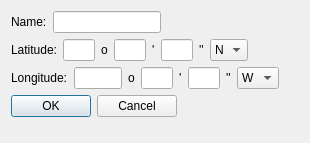
<?xml version="1.0" encoding="UTF-8"?>
<ui version="4.0">
 <class>LocationConfigDialog</class>
 <widget class="QDialog" name="LocationConfigDialog">
  <property name="geometry">
   <rect>
    <x>0</x>
    <y>0</y>
    <width>310</width>
    <height>143</height>
   </rect>
  </property>
  <property name="windowTitle">
   <string>Configure Location</string>
  </property>
  <layout class="QFormLayout" name="formLayout">
   <item row="0" column="0">
    <layout class="QHBoxLayout" name="horizontalLayout">
     <item>
      <widget class="QLabel" name="loc_label">
       <property name="text">
        <string>Name:</string>
       </property>
      </widget>
     </item>
     <item>
      <widget class="QLineEdit" name="loc_edit"/>
     </item>
    </layout>
   </item>
   <item row="1" column="0">
    <layout class="QHBoxLayout" name="horizontalLayout_2">
     <property name="sizeConstraint">
      <enum>QLayout::SetFixedSize</enum>
     </property>
     <item>
      <widget class="QLabel" name="lat_label">
       <property name="text">
        <string>Latitude:</string>
       </property>
      </widget>
     </item>
     <item>
      <widget class="QLineEdit" name="lat_deg_edit">
       <property name="sizePolicy">
        <sizepolicy hsizetype="Fixed" vsizetype="Fixed">
         <horstretch>0</horstretch>
         <verstretch>0</verstretch>
        </sizepolicy>
       </property>
       <property name="minimumSize">
        <size>
         <width>32</width>
         <height>0</height>
        </size>
       </property>
       <property name="maximumSize">
        <size>
         <width>32</width>
         <height>16777215</height>
        </size>
       </property>
       <property name="maxLength">
        <number>2</number>
       </property>
      </widget>
     </item>
     <item>
      <widget class="QLabel" name="lat_deg_label">
       <property name="text">
        <string>o</string>
       </property>
       <property name="textFormat">
        <enum>Qt::PlainText</enum>
       </property>
      </widget>
     </item>
     <item>
      <widget class="QLineEdit" name="lat_min_edit">
       <property name="sizePolicy">
        <sizepolicy hsizetype="Fixed" vsizetype="Fixed">
         <horstretch>0</horstretch>
         <verstretch>0</verstretch>
        </sizepolicy>
       </property>
       <property name="minimumSize">
        <size>
         <width>32</width>
         <height>0</height>
        </size>
       </property>
       <property name="maximumSize">
        <size>
         <width>32</width>
         <height>16777215</height>
        </size>
       </property>
       <property name="maxLength">
        <number>2</number>
       </property>
      </widget>
     </item>
     <item>
      <widget class="QLabel" name="lat_min_label">
       <property name="text">
        <string>'</string>
       </property>
      </widget>
     </item>
     <item>
      <widget class="QLineEdit" name="lat_sec_edit">
       <property name="sizePolicy">
        <sizepolicy hsizetype="Fixed" vsizetype="Fixed">
         <horstretch>0</horstretch>
         <verstretch>0</verstretch>
        </sizepolicy>
       </property>
       <property name="minimumSize">
        <size>
         <width>32</width>
         <height>0</height>
        </size>
       </property>
       <property name="maximumSize">
        <size>
         <width>32</width>
         <height>16777215</height>
        </size>
       </property>
       <property name="maxLength">
        <number>2</number>
       </property>
      </widget>
     </item>
     <item>
      <widget class="QLabel" name="lat_sec_label">
       <property name="text">
        <string>''</string>
       </property>
      </widget>
     </item>
     <item>
      <widget class="QComboBox" name="lat_dir_cb">
       <item>
        <property name="text">
         <string>N</string>
        </property>
       </item>
       <item>
        <property name="text">
         <string>S</string>
        </property>
       </item>
      </widget>
     </item>
    </layout>
   </item>
   <item row="2" column="0">
    <layout class="QHBoxLayout" name="horizontalLayout_3">
     <item>
      <widget class="QLabel" name="long_label">
       <property name="text">
        <string>Longitude:</string>
       </property>
      </widget>
     </item>
     <item>
      <widget class="QLineEdit" name="long_deg_edit">
       <property name="sizePolicy">
        <sizepolicy hsizetype="Fixed" vsizetype="Fixed">
         <horstretch>0</horstretch>
         <verstretch>0</verstretch>
        </sizepolicy>
       </property>
       <property name="minimumSize">
        <size>
         <width>48</width>
         <height>0</height>
        </size>
       </property>
       <property name="maximumSize">
        <size>
         <width>48</width>
         <height>16777215</height>
        </size>
       </property>
       <property name="maxLength">
        <number>3</number>
       </property>
      </widget>
     </item>
     <item>
      <widget class="QLabel" name="long_deg_label">
       <property name="text">
        <string>o</string>
       </property>
      </widget>
     </item>
     <item>
      <widget class="QLineEdit" name="long_min_edit">
       <property name="sizePolicy">
        <sizepolicy hsizetype="Fixed" vsizetype="Fixed">
         <horstretch>0</horstretch>
         <verstretch>0</verstretch>
        </sizepolicy>
       </property>
       <property name="minimumSize">
        <size>
         <width>32</width>
         <height>0</height>
        </size>
       </property>
       <property name="maximumSize">
        <size>
         <width>32</width>
         <height>16777215</height>
        </size>
       </property>
       <property name="maxLength">
        <number>2</number>
       </property>
      </widget>
     </item>
     <item>
      <widget class="QLabel" name="long_min_label">
       <property name="text">
        <string>'</string>
       </property>
      </widget>
     </item>
     <item>
      <widget class="QLineEdit" name="long_sec_edit">
       <property name="sizePolicy">
        <sizepolicy hsizetype="Fixed" vsizetype="Fixed">
         <horstretch>0</horstretch>
         <verstretch>0</verstretch>
        </sizepolicy>
       </property>
       <property name="minimumSize">
        <size>
         <width>32</width>
         <height>0</height>
        </size>
       </property>
       <property name="maximumSize">
        <size>
         <width>32</width>
         <height>16777215</height>
        </size>
       </property>
       <property name="maxLength">
        <number>2</number>
       </property>
      </widget>
     </item>
     <item>
      <widget class="QLabel" name="long_sec_label">
       <property name="text">
        <string>''</string>
       </property>
      </widget>
     </item>
     <item>
      <widget class="QComboBox" name="long_dir_cb">
       <item>
        <property name="text">
         <string>W</string>
        </property>
       </item>
       <item>
        <property name="text">
         <string>E</string>
        </property>
       </item>
      </widget>
     </item>
    </layout>
   </item>
   <item row="3" column="0">
    <widget class="QDialogButtonBox" name="buttonBox">
     <property name="orientation">
      <enum>Qt::Horizontal</enum>
     </property>
     <property name="standardButtons">
      <set>QDialogButtonBox::Cancel|QDialogButtonBox::Ok</set>
     </property>
    </widget>
   </item>
  </layout>
 </widget>
 <resources/>
 <connections>
  <connection>
   <sender>buttonBox</sender>
   <signal>accepted()</signal>
   <receiver>LocationConfigDialog</receiver>
   <slot>accept()</slot>
   <hints>
    <hint type="sourcelabel">
     <x>248</x>
     <y>254</y>
    </hint>
    <hint type="destinationlabel">
     <x>157</x>
     <y>274</y>
    </hint>
   </hints>
  </connection>
  <connection>
   <sender>buttonBox</sender>
   <signal>rejected()</signal>
   <receiver>LocationConfigDialog</receiver>
   <slot>reject()</slot>
   <hints>
    <hint type="sourcelabel">
     <x>316</x>
     <y>260</y>
    </hint>
    <hint type="destinationlabel">
     <x>286</x>
     <y>274</y>
    </hint>
   </hints>
  </connection>
 </connections>
</ui>
